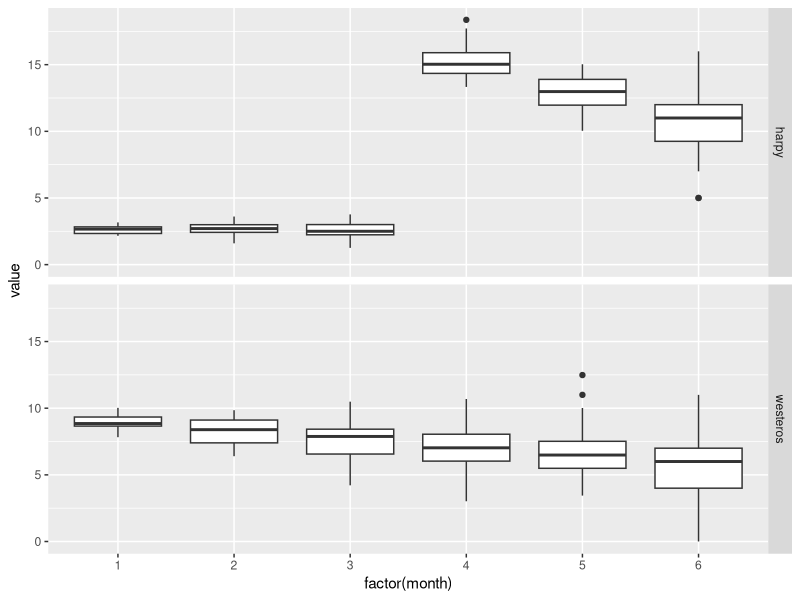

The R source for this figure:
## ---- chunk 1
knitr::opts_chunk$set(echo = TRUE)
## ---- chunk 2
library(ggplot2)
prodData <- read.csv('production-data.csv')
prodHarpy <- subset(prodData, prodData$supplier == 'harpy.co')
prodWesteros <- subset(prodData, prodData$supplier != 'harpy.co')


harpy.id <- unique(prodHarpy$unsullen.id)
westeros.id <- unique(prodWesteros$unsullen.id)
harpyDefectData <- c()
westerosDefectData <- c()
for (i in 1:length(harpy.id)) {
  harpyData <- subset(prodHarpy, prodHarpy$unsullen.id == harpy.id[i])
  westerosData <- subset(prodWesteros, prodWesteros$unsullen.id == westeros.id[i])
  
  harpy.production <- harpyData$produced[harpyData$produced != 0]
  defects.one.month <- (subset(harpyData, harpyData$production.date == harpyData$report.date - 1))$defects
  defects.two.month <- (subset(harpyData, harpyData$production.date == harpyData$report.date - 2))$defects
  defects.three.month <- (subset(harpyData,harpyData$production.date == harpyData$report.date - 3))$defects
  defects.four.month <- (subset(harpyData, harpyData$production.date == harpyData$report.date - 4))$defects
  defects.five.month <- (subset(harpyData, harpyData$production.date == harpyData$report.date - 5))$defects
  defects.six.month <- (subset(harpyData, harpyData$production.date == harpyData$report.date - 6))$defects
  
  mean.one <- sum(defects.one.month * harpy.production) / sum(harpy.production)
  mean.two <- sum(defects.two.month * harpy.production[1:5]) / sum(harpy.production[1:5])
  mean.three <- sum(defects.three.month * harpy.production[1:4]) / sum(harpy.production[1:4])
  mean.four <- sum(defects.four.month * harpy.production[1:3]) / sum(harpy.production[1:3])
  mean.five <- sum(defects.five.month * harpy.production[1:2]) / sum(harpy.production[1:2])
  mean.six <- sum(defects.six.month * harpy.production[1:1]) / sum(harpy.production[1:1])
  harpy.data.id <- c(harpy.id[i], mean.one, mean.two, mean.three, mean.four, mean.five, mean.six)
  harpyDefectData <- rbind(harpyDefectData, harpy.data.id)
  
  westeros.production <- westerosData$produced[westerosData$produced != 0]
  defects.one.month <- (subset(westerosData, westerosData$production.date == westerosData$report.date - 1))$defects
  defects.two.month <- (subset(westerosData, westerosData$production.date == westerosData$report.date - 2))$defects
  defects.three.month <- (subset(westerosData, westerosData$production.date == westerosData$report.date - 3))$defects
  defects.four.month <- (subset(westerosData, westerosData$production.date == westerosData$report.date - 4))$defects
  defects.five.month <- (subset(westerosData, westerosData$production.date == westerosData$report.date - 5))$defects
  defects.six.month <- (subset(westerosData, westerosData$production.date == westerosData$report.date - 6))$defects
  mean.one <- sum(defects.one.month * westeros.production) / sum(westeros.production)
  mean.two <- sum(defects.two.month * westeros.production[1:5]) / sum(westeros.production[1:5])
  mean.three <- sum(defects.three.month * westeros.production[1:4]) / sum(westeros.production[1:4])
  mean.four <- sum(defects.four.month * westeros.production[1:3]) / sum(westeros.production[1:3])
  mean.five <- sum(defects.five.month * westeros.production[1:2]) / sum(westeros.production[1:2])
  mean.six <- sum(defects.six.month * westeros.production[1:1]) / sum(westeros.production[1:1])
  westeros.data.id <- c(westeros.id[i], mean.one, mean.two, mean.three, mean.four, mean.five, mean.six)
  westerosDefectData <- rbind(westerosDefectData, westeros.data.id)
}

rownames(harpyDefectData) <- c()
rownames(westerosDefectData) <- c()
colnames(harpyDefectData) <- c("id", paste0("AverageDefectmonth", 1:6))
colnames(westerosDefectData) <- c("id", paste0("AverageDefectmonth", 1:6))

## ---- chunk 3
head(harpyDefectData)
head(westerosDefectData)
## ---- chunk 4
resultWesteros <- c()
resultHarpy <- c()
for (i in 2:7) {
  subdata <- data.frame(
    value = westerosDefectData[, i],
    month = rep(i-1, length(westerosDefectData[, i]))
  )
  resultWesteros <- rbind(resultWesteros, subdata)
  
  subdata <- data.frame(
    value = harpyDefectData[, i],
    month = rep(i-1, length(harpyDefectData[, i]))
  )
  resultHarpy <- rbind(resultHarpy, subdata)
}


resultData <- rbind(resultHarpy, resultWesteros)
resultFrame <- cbind(resultData, c(rep('harpy', 300), rep('westeros', 300)))
colnames(resultFrame)[3] <- "company"

## ---- chunk 5
head(resultFrame)
tail(resultFrame)
## ---- chunk 6
ggplot(resultFrame, aes(factor(month), value)) + geom_boxplot() + facet_grid(company ~ .)
